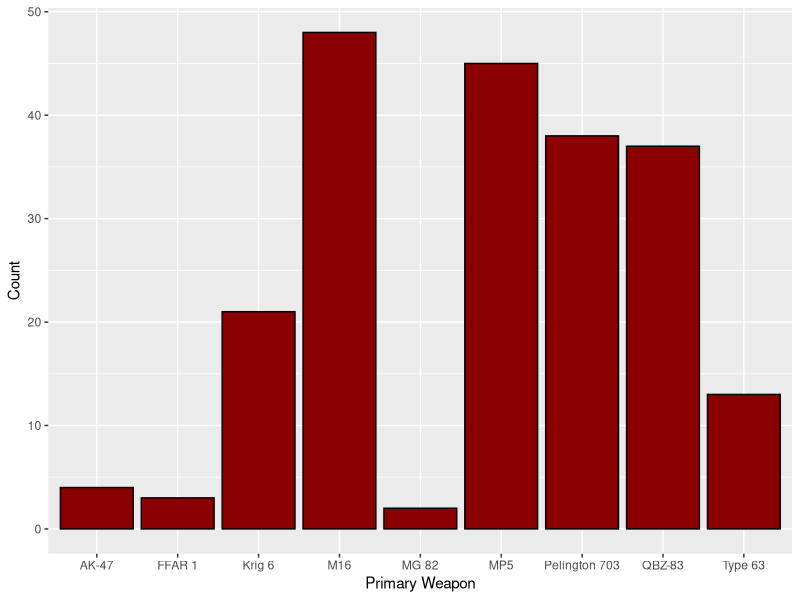
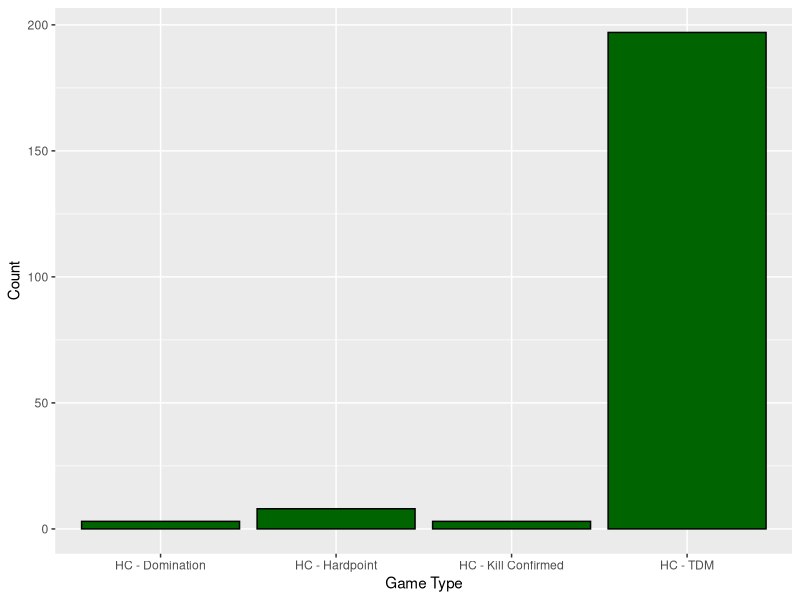
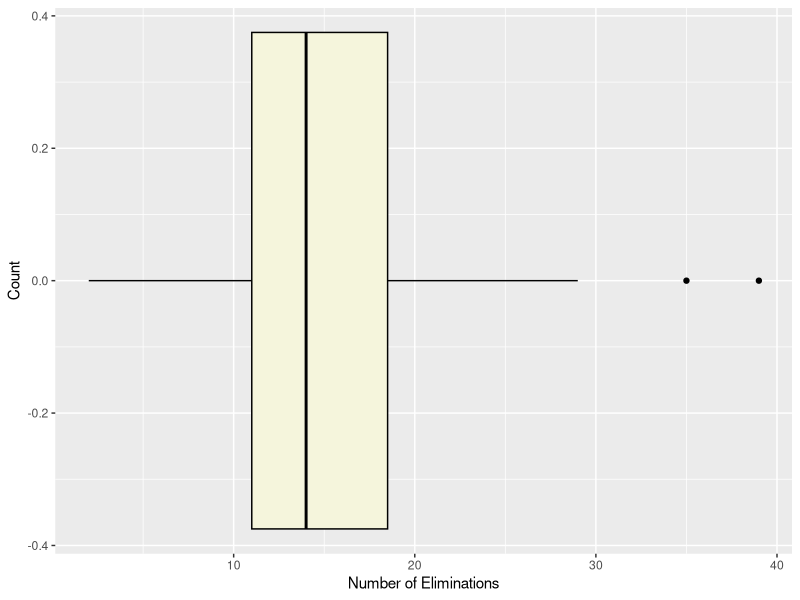
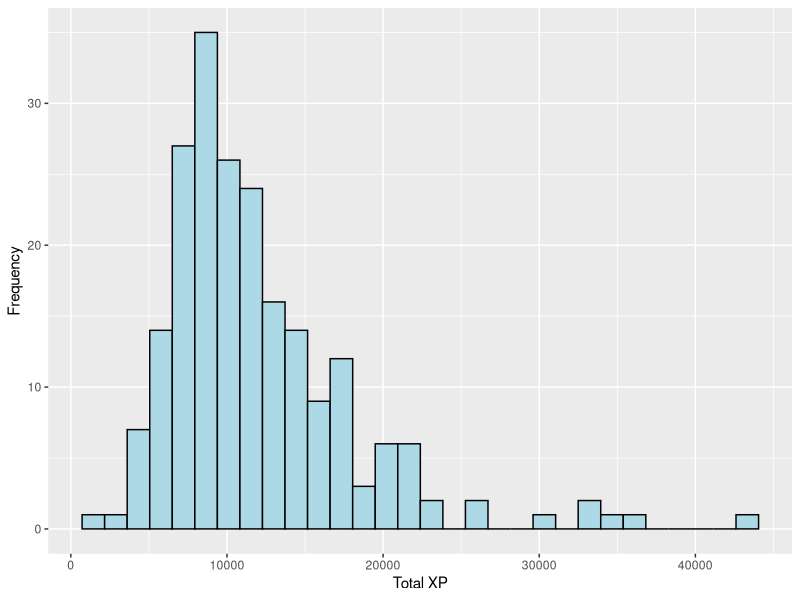
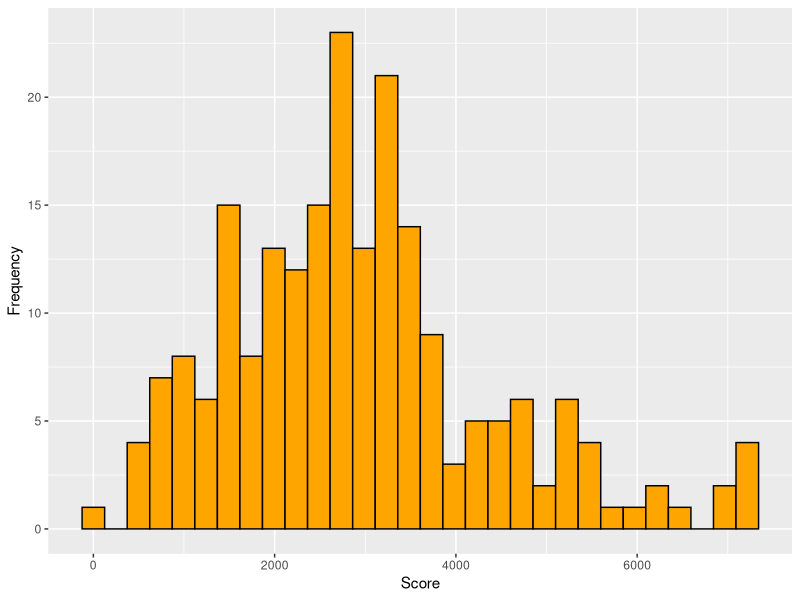
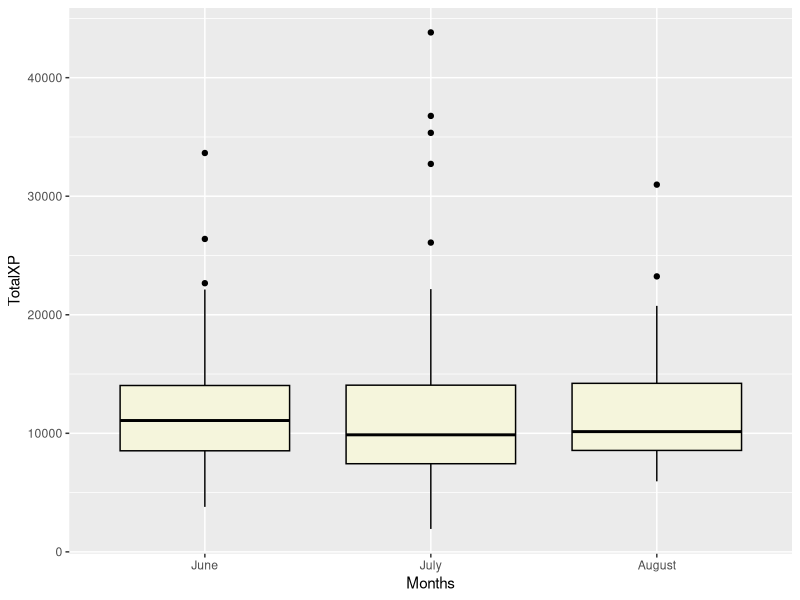
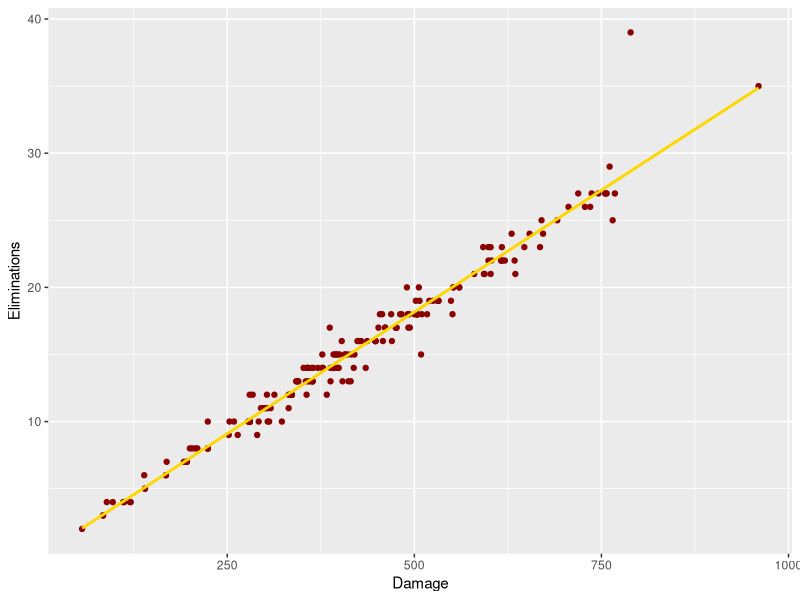

R code for these plots, in order:
## ---- chunk 1
knitr::opts_chunk$set(echo = TRUE)
## ---- chunk 2
library(readxl)
library(tidyverse)
library(lubridate)
data <- read_xlsx("CODGames2_mp.xlsx")
## ---- chunk 3
# Summary statistics for a categorial variable: "PrimaryWeapon"
PrimaryWeapon <- data$PrimaryWeapon
table(PrimaryWeapon)
prop.table(table(PrimaryWeapon))

# Data visualization for "PrimaryWeapon"
data |>
  ggplot(aes(x = PrimaryWeapon)) +
  geom_bar(fill = "darkred", color = "black") + 
  labs(x = "Primary Weapon", y = "Count")
## ---- chunk 4
# Summary statistics for a categorial variable: "GameType"
GameType <- data$GameType
table(GameType)
prop.table(table(GameType))

# Data visualization for "GameType"
data |>
  ggplot(aes(x = GameType)) +
  geom_bar(fill = "darkgreen", color = "black") + 
  labs(x = "Game Type", y = "Count")
## ---- chunk 5
# Summary statistics for a quantitative variable: "Eliminations"
Eliminations <- data$Eliminations
summary(Eliminations)
mean(Eliminations, na.rm = TRUE)
median(Eliminations, na.rm = TRUE)
max(Eliminations, na.rm = TRUE)
sd(Eliminations, na.rm = TRUE)

# Data visualization for "Eliminations"
data |>
  ggplot(aes(x = Eliminations)) +
  geom_boxplot(fill = "beige", color = "black") + 
  labs(x = "Number of Eliminations", y = "Count")

## ---- chunk 6
# Summary statistics for a quantitative variable: "TotalXP"
TotalXP <- data$TotalXP
summary(TotalXP)
mean(TotalXP, na.rm = TRUE)
median(TotalXP, na.rm = TRUE)
max(TotalXP, na.rm = TRUE)
sd(TotalXP, na.rm = TRUE)

# Data visualization for "TotalXP"
data |>
  ggplot(aes(x = TotalXP)) +
  geom_histogram(fill = "lightblue", color = "black", bins = 30) + 
  labs(x = "Total XP", y = "Frequency")

## ---- chunk 7
# Summary statistics for a quantitative variable: "Score"
Score <- data$Score
summary(Score)
mean(Score, na.rm = TRUE)
median(Score, na.rm = TRUE)
max(Score, na.rm = TRUE)
sd(Score, na.rm = TRUE)

# Data visualization for "Score"
data |>
  ggplot(aes(x = Score)) +
  geom_histogram(fill = "orange", color = "black", bins = 30) + 
  labs(x = "Score", y = "Frequency")
## ---- chunk 8
data$Date <- as.Date(data$Date)
## Adding month to the data
data <- mutate(data, Month = month(Date, label = TRUE, abbr = FALSE))

## Side-by-side boxplot using "TotalXP"
ggplot(data, aes(x = Month, y = TotalXP)) +
  geom_boxplot(fill = "beige", color = "black") +
  labs(x = "Months", y = "TotalXP")
  
## ---- chunk 9
ggplot(data, aes(x = Damage, y = Eliminations)) +
  geom_point(color = "darkred") +
  geom_smooth(method = "lm", color = "gold", se = FALSE, formula = y~x)
  labs(x = "Damage", y = "Number of Eliminations")
